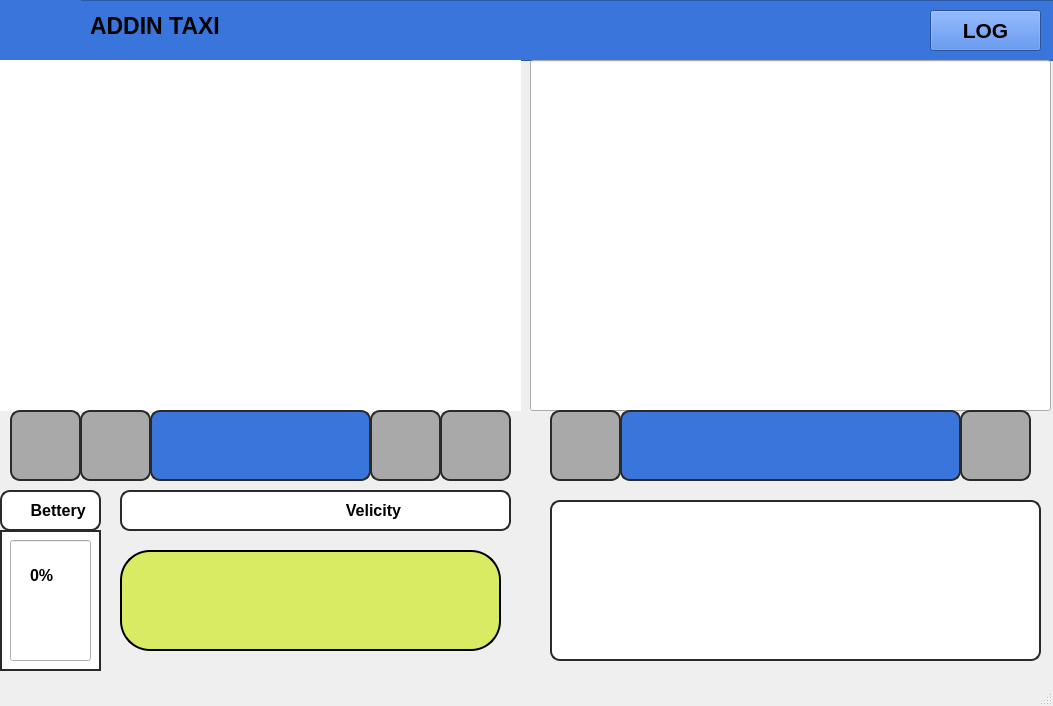
<?xml version="1.0" encoding="UTF-8"?>
<ui version="4.0">
 <class>MainWindow</class>
 <widget class="QMainWindow" name="MainWindow">
  <property name="geometry">
   <rect>
    <x>0</x>
    <y>0</y>
    <width>1053</width>
    <height>706</height>
   </rect>
  </property>
  <property name="font">
   <font>
    <pointsize>12</pointsize>
    <weight>75</weight>
    <bold>true</bold>
   </font>
  </property>
  <property name="windowTitle">
   <string>MainWindow</string>
  </property>
  <widget class="QWidget" name="centralwidget">
   <widget class="QFrame" name="frame">
    <property name="geometry">
     <rect>
      <x>0</x>
      <y>0</y>
      <width>1231</width>
      <height>61</height>
     </rect>
    </property>
    <property name="styleSheet">
     <string notr="true">background-color: #3A75DB</string>
    </property>
    <property name="frameShape">
     <enum>QFrame::StyledPanel</enum>
    </property>
    <property name="frameShadow">
     <enum>QFrame::Raised</enum>
    </property>
    <widget class="QLabel" name="label">
     <property name="geometry">
      <rect>
       <x>90</x>
       <y>10</y>
       <width>151</width>
       <height>31</height>
      </rect>
     </property>
     <property name="font">
      <font>
       <pointsize>17</pointsize>
       <weight>75</weight>
       <bold>true</bold>
      </font>
     </property>
     <property name="text">
      <string>ADDIN TAXI </string>
     </property>
     <property name="textFormat">
      <enum>Qt::AutoText</enum>
     </property>
    </widget>
    <widget class="QLineEdit" name="lineEdit">
     <property name="geometry">
      <rect>
       <x>0</x>
       <y>0</y>
       <width>81</width>
       <height>61</height>
      </rect>
     </property>
     <property name="styleSheet">
      <string notr="true">QLineEdit {
    background-image: url(/home/lim/dev_ws/addintexi/UserGUI/data/icon/logo.png);
    background-repeat: no-repeat;
    background-position: center;
    background-size: cover; 
    border: none;
    padding: 0px;
}</string>
     </property>
     <property name="readOnly">
      <bool>true</bool>
     </property>
    </widget>
    <widget class="QPushButton" name="LogBtn">
     <property name="geometry">
      <rect>
       <x>930</x>
       <y>10</y>
       <width>111</width>
       <height>41</height>
      </rect>
     </property>
     <property name="font">
      <font>
       <pointsize>16</pointsize>
       <weight>75</weight>
       <bold>true</bold>
      </font>
     </property>
     <property name="text">
      <string>LOG</string>
     </property>
    </widget>
    <widget class="QLabel" name="Vehicle_ID">
     <property name="geometry">
      <rect>
       <x>260</x>
       <y>10</y>
       <width>151</width>
       <height>31</height>
      </rect>
     </property>
     <property name="font">
      <font>
       <pointsize>17</pointsize>
       <weight>75</weight>
       <bold>true</bold>
      </font>
     </property>
     <property name="text">
      <string/>
     </property>
     <property name="textFormat">
      <enum>Qt::AutoText</enum>
     </property>
    </widget>
   </widget>
   <widget class="QGraphicsView" name="graphicsView_map">
    <property name="geometry">
     <rect>
      <x>0</x>
      <y>60</y>
      <width>521</width>
      <height>351</height>
     </rect>
    </property>
    <property name="styleSheet">
     <string notr="true">/* QGraphicsView에 배경 이미지 설정 */
QGraphicsView#graphicsView_map {
    background-image: url(/home/lim/dev_ws/addintexi/UserGUI/data/map/map.png);
    background-repeat: no-repeat;
    background-position: center;
    background-size: contain;
    border: none;
}
</string>
    </property>
   </widget>
   <widget class="QLineEdit" name="realtime_video">
    <property name="geometry">
     <rect>
      <x>530</x>
      <y>60</y>
      <width>521</width>
      <height>351</height>
     </rect>
    </property>
   </widget>
   <widget class="QLineEdit" name="lineEdit_3">
    <property name="geometry">
     <rect>
      <x>10</x>
      <y>410</y>
      <width>71</width>
      <height>71</height>
     </rect>
    </property>
    <property name="styleSheet">
     <string notr="true">QLineEdit {
    background-color: #A9A9A9; /* 배경색 - 회색 */
    color: #000000;           /* 텍스트 색상 - 검정 */
    border: 2px solid #2A2A2A; /* 테두리 - 회색 */
	border-radius: 10px;
}</string>
    </property>
    <property name="readOnly">
     <bool>true</bool>
    </property>
   </widget>
   <widget class="QLineEdit" name="lineEdit_4">
    <property name="geometry">
     <rect>
      <x>80</x>
      <y>410</y>
      <width>71</width>
      <height>71</height>
     </rect>
    </property>
    <property name="styleSheet">
     <string notr="true">QLineEdit {
    background-color: #A9A9A9; /* 배경색 - 회색 */
    color: #000000;           /* 텍스트 색상 - 검정 */
    border: 2px solid #2A2A2A; /* 테두리 - 회색 */
	border-radius: 10px;
}</string>
    </property>
    <property name="readOnly">
     <bool>true</bool>
    </property>
   </widget>
   <widget class="QLineEdit" name="lineEdit_5">
    <property name="geometry">
     <rect>
      <x>370</x>
      <y>410</y>
      <width>71</width>
      <height>71</height>
     </rect>
    </property>
    <property name="styleSheet">
     <string notr="true">QLineEdit {
    background-color: #A9A9A9; /* 배경색 - 회색 */
    color: #000000;           /* 텍스트 색상 - 검정 */
    border: 2px solid #2A2A2A; /* 테두리 - 회색 */
	border-radius: 10px;
}</string>
    </property>
    <property name="readOnly">
     <bool>true</bool>
    </property>
   </widget>
   <widget class="QLineEdit" name="lineEdit_6">
    <property name="geometry">
     <rect>
      <x>440</x>
      <y>410</y>
      <width>71</width>
      <height>71</height>
     </rect>
    </property>
    <property name="styleSheet">
     <string notr="true">QLineEdit {
    background-color: #A9A9A9; /* 배경색 - 회색 */
    color: #000000;           /* 텍스트 색상 - 검정 */
    border: 2px solid #2A2A2A; /* 테두리 - 회색 */
	border-radius: 10px;
}</string>
    </property>
    <property name="readOnly">
     <bool>true</bool>
    </property>
   </widget>
   <widget class="QLineEdit" name="condition">
    <property name="geometry">
     <rect>
      <x>150</x>
      <y>410</y>
      <width>221</width>
      <height>71</height>
     </rect>
    </property>
    <property name="styleSheet">
     <string notr="true">QLineEdit {
    background-color:#3A75DB; /* 배경색 - 회색 */
    color: #000000;           /* 텍스트 색상 - 검정 */
    border: 2px solid #2A2A2A; /* 테두리 - 회색 */
	border-radius: 10px;
}</string>
    </property>
    <property name="readOnly">
     <bool>true</bool>
    </property>
   </widget>
   <widget class="QLineEdit" name="lineEdit_8">
    <property name="geometry">
     <rect>
      <x>0</x>
      <y>490</y>
      <width>101</width>
      <height>41</height>
     </rect>
    </property>
    <property name="styleSheet">
     <string notr="true">QLineEdit {
    background-color: #FFFFFF; /* 배경색 - 회색 */
    color: #000000;           /* 텍스트 색상 - 검정 */
    border: 2px solid #2A2A2A; /* 테두리 - 회색 */
	border-radius: 10px;
}</string>
    </property>
    <property name="text">
     <string>      Bettery</string>
    </property>
   </widget>
   <widget class="QLineEdit" name="lineEdit_9">
    <property name="geometry">
     <rect>
      <x>120</x>
      <y>490</y>
      <width>391</width>
      <height>41</height>
     </rect>
    </property>
    <property name="styleSheet">
     <string notr="true">QLineEdit {
    background-color: #FFFFFF; /* 배경색 - 회색 */
    color: #000000;           /* 텍스트 색상 - 검정 */
    border: 2px solid #2A2A2A; /* 테두리 - 회색 */
	border-radius: 10px;
}</string>
    </property>
    <property name="text">
     <string>                                                  Velicity</string>
    </property>
   </widget>
   <widget class="QLineEdit" name="lineEdit_10">
    <property name="geometry">
     <rect>
      <x>0</x>
      <y>530</y>
      <width>101</width>
      <height>141</height>
     </rect>
    </property>
    <property name="styleSheet">
     <string notr="true">QLineEdit {
    background-color: #FFFFFF; /* 배경색 - 회색 */
    color: #000000;           /* 텍스트 색상 - 검정 */
    border: 2px solid #2A2A2A; /* 테두리 - 회색 */
}</string>
    </property>
   </widget>
   <widget class="QLineEdit" name="Bettery_remain">
    <property name="geometry">
     <rect>
      <x>10</x>
      <y>540</y>
      <width>81</width>
      <height>121</height>
     </rect>
    </property>
   </widget>
   <widget class="QLabel" name="remain_bettery_text">
    <property name="geometry">
     <rect>
      <x>30</x>
      <y>560</y>
      <width>51</width>
      <height>31</height>
     </rect>
    </property>
    <property name="text">
     <string>0%</string>
    </property>
   </widget>
   <widget class="QLineEdit" name="velocity">
    <property name="geometry">
     <rect>
      <x>120</x>
      <y>550</y>
      <width>381</width>
      <height>101</height>
     </rect>
    </property>
    <property name="font">
     <font>
      <pointsize>-1</pointsize>
      <weight>75</weight>
      <bold>true</bold>
     </font>
    </property>
    <property name="styleSheet">
     <string notr="true">QLineEdit {
        background-color: #d9eb63;
        color: #000000;
        border: 2px solid #000000;
        border-radius: 30px;        /* 높이 절반 = 타원 형태 */
        padding: 0px;
        font-weight: bold;
        font-size: 18px;
        qproperty-alignment: AlignCenter;
  }
</string>
    </property>
    <property name="text">
     <string/>
    </property>
   </widget>
   <widget class="QLineEdit" name="lineEdit_7">
    <property name="geometry">
     <rect>
      <x>550</x>
      <y>410</y>
      <width>71</width>
      <height>71</height>
     </rect>
    </property>
    <property name="styleSheet">
     <string notr="true">QLineEdit {
    background-color: #A9A9A9; /* 배경색 - 회색 */
    color: #000000;           /* 텍스트 색상 - 검정 */
    border: 2px solid #2A2A2A; /* 테두리 - 회색 */
	border-radius: 10px;
}</string>
    </property>
    <property name="readOnly">
     <bool>true</bool>
    </property>
   </widget>
   <widget class="QLineEdit" name="lineEdit_11">
    <property name="geometry">
     <rect>
      <x>960</x>
      <y>410</y>
      <width>71</width>
      <height>71</height>
     </rect>
    </property>
    <property name="styleSheet">
     <string notr="true">QLineEdit {
    background-color: #A9A9A9; /* 배경색 - 회색 */
    color: #000000;           /* 텍스트 색상 - 검정 */
    border: 2px solid #2A2A2A; /* 테두리 - 회색 */
	border-radius: 10px;
}</string>
    </property>
    <property name="readOnly">
     <bool>true</bool>
    </property>
   </widget>
   <widget class="QLineEdit" name="situation">
    <property name="geometry">
     <rect>
      <x>620</x>
      <y>410</y>
      <width>341</width>
      <height>71</height>
     </rect>
    </property>
    <property name="styleSheet">
     <string notr="true">QLineEdit {
    background-color:#3A75DB; /* 배경색 - 회색 */
    color: #000000;           /* 텍스트 색상 - 검정 */
    border: 2px solid #2A2A2A; /* 테두리 - 회색 */
	border-radius: 10px;
}</string>
    </property>
    <property name="text">
     <string/>
    </property>
    <property name="readOnly">
     <bool>true</bool>
    </property>
   </widget>
   <widget class="QLineEdit" name="record_text">
    <property name="geometry">
     <rect>
      <x>550</x>
      <y>500</y>
      <width>491</width>
      <height>161</height>
     </rect>
    </property>
    <property name="styleSheet">
     <string notr="true">QLineEdit {
    background-color: #FFFFFF; /* 배경색 - 회색 */
    color: #000000;           /* 텍스트 색상 - 검정 */
    border: 2px solid #2A2A2A; /* 테두리 - 회색 */
	border-radius: 10px;
}</string>
    </property>
    <property name="text">
     <string/>
    </property>
   </widget>
  </widget>
  <widget class="QStatusBar" name="statusbar"/>
 </widget>
 <resources/>
 <connections/>
</ui>
